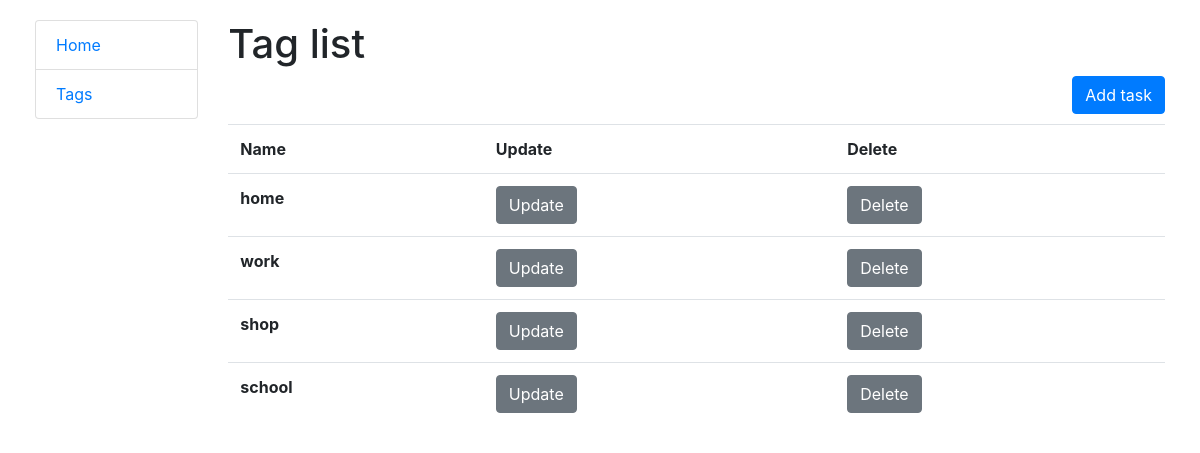
The page /tags/ (signed in) on the database its author committed.
### todo/models.py (models this page shows, shortened)
class Tag(models.Model):
    name = models.CharField(max_length=255, unique=True)

### todo/views.py (the view)
# urls.py: path("tags/", TagList.as_view(), name="tag-list"),
class TagList(generic.ListView):
    model = Tag
    queryset = Tag.objects.all()

### templates/todo/tag_list.html
{% extends "base.html" %}
{% block content %}
    <h1>Tag list</h1>
    <a style="float: right" href="{% url 'todo:tag-create' %}" class="btn btn-primary" >Add task</a>
    <br>
    <br>
    {% if tag_list %}
        <table class="table">
          <tr>
            <th>Name</th>
            <th>Update</th>
            <th>Delete</th>
          </tr>
        {% for tag in tag_list %}
          <tr>
            <th>{{ tag.name }}</th>
            <th>
                <a href="{% url 'todo:tag-update' pk=tag.id %}" class="btn btn-secondary" >Update</a>
            </th>
            <th>
                <a href="{% url 'todo:tag-delete' pk=tag.id %}" class="btn btn-secondary" >Delete</a>
            </th>
          </tr>
        {% endfor %}
        </table>
    {% else %}
        <h3>No tags here!</h3>
    {% endif %}
{% endblock %}

### static/css/styles.css (style rules this page uses)
body { margin: 20px; }

### rows shown on the page
Tag: name "home"
Tag: name "work"
Tag: name "shop"
Tag: name "school"
